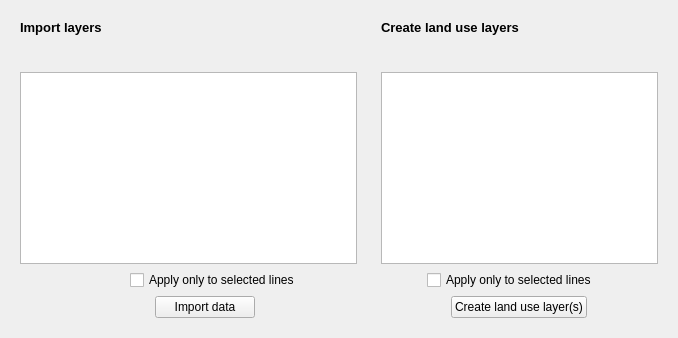
             <widget class="QWidget" name="selectionTab">
              <attribute name="title">
               <string>2 - Data</string>
              </attribute>
              <layout class="QHBoxLayout" name="horizontalLayout_4">
               <item>
                <widget class="QFrame" name="selectionViewFrame">
                 <property name="sizePolicy">
                  <sizepolicy hsizetype="Preferred" vsizetype="Expanding">
                   <horstretch>0</horstretch>
                   <verstretch>0</verstretch>
                  </sizepolicy>
                 </property>
                 <property name="minimumSize">
                  <size>
                   <width>350</width>
                   <height>200</height>
                  </size>
                 </property>
                 <property name="frameShape">
                  <enum>QFrame::NoFrame</enum>
                 </property>
                 <property name="frameShadow">
                  <enum>QFrame::Raised</enum>
                 </property>
                 <layout class="QGridLayout" name="gridLayout_7">
                  <item row="1" column="0" colspan="2">
                   <spacer name="horizontalSpacer_3">
                    <property name="orientation">
                     <enum>Qt::Horizontal</enum>
                    </property>
                    <property name="sizeHint" stdset="0">
                     <size>
                      <width>110</width>
                      <height>20</height>
                     </size>
                    </property>
                   </spacer>
                  </item>
                  <item row="1" column="4" colspan="2">
                   <widget class="QToolButton" name="importRaster">
                    <property name="sizePolicy">
                     <sizepolicy hsizetype="Fixed" vsizetype="Fixed">
                      <horstretch>0</horstretch>
                      <verstretch>0</verstretch>
                     </sizepolicy>
                    </property>
                    <property name="minimumSize">
                     <size>
                      <width>25</width>
                      <height>25</height>
                     </size>
                    </property>
                    <property name="toolTip">
                     <string>Import raster data</string>
                    </property>
                    <property name="text">
                     <string/>
                    </property>
                    <property name="icon">
                     <iconset resource="../../BioDispersal/resources.qrc">
                      <normaloff>:/plugins/BioDispersal/icons/symbologyAdd.svg</normaloff>:/plugins/BioDispersal/icons/symbologyAdd.svg</iconset>
                    </property>
                    <property name="autoRaise">
                     <bool>true</bool>
                    </property>
                   </widget>
                  </item>
                  <item row="3" column="5" colspan="2">
                   <spacer name="horizontalSpacer_24">
                    <property name="orientation">
                     <enum>Qt::Horizontal</enum>
                    </property>
                    <property name="sizeHint" stdset="0">
                     <size>
                      <width>40</width>
                      <height>20</height>
                     </size>
                    </property>
                   </spacer>
                  </item>
                  <item row="1" column="6">
                   <widget class="QToolButton" name="importDelete">
                    <property name="sizePolicy">
                     <sizepolicy hsizetype="Fixed" vsizetype="Fixed">
                      <horstretch>0</horstretch>
                      <verstretch>0</verstretch>
                     </sizepolicy>
                    </property>
                    <property name="toolTip">
                     <string>Delete selected lines</string>
                    </property>
                    <property name="text">
                     <string/>
                    </property>
                    <property name="icon">
                     <iconset resource="../../BioDispersal/resources.qrc">
                      <normaloff>:/plugins/BioDispersal/icons/mActionDeleteSelected.svg</normaloff>:/plugins/BioDispersal/icons/mActionDeleteSelected.svg</iconset>
                    </property>
                    <property name="autoRaise">
                     <bool>true</bool>
                    </property>
                   </widget>
                  </item>
                  <item row="1" column="3">
                   <widget class="QToolButton" name="importVector">
                    <property name="sizePolicy">
                     <sizepolicy hsizetype="Fixed" vsizetype="Fixed">
                      <horstretch>0</horstretch>
                      <verstretch>0</verstretch>
                     </sizepolicy>
                    </property>
                    <property name="minimumSize">
                     <size>
                      <width>25</width>
                      <height>25</height>
                     </size>
                    </property>
                    <property name="toolTip">
                     <string>Import vector data</string>
                    </property>
                    <property name="text">
                     <string/>
                    </property>
                    <property name="icon">
                     <iconset resource="../../BioDispersal/resources.qrc">
                      <normaloff>:/plugins/BioDispersal/icons/symbologyAdd.svg</normaloff>:/plugins/BioDispersal/icons/symbologyAdd.svg</iconset>
                    </property>
                    <property name="autoRaise">
                     <bool>true</bool>
                    </property>
                   </widget>
                  </item>
                  <item row="3" column="0">
                   <spacer name="horizontalSpacer_8">
                    <property name="orientation">
                     <enum>Qt::Horizontal</enum>
                    </property>
                    <property name="sizeHint" stdset="0">
                     <size>
                      <width>87</width>
                      <height>20</height>
                     </size>
                    </property>
                   </spacer>
                  </item>
                  <item row="4" column="0">
                   <spacer name="horizontalSpacer_9">
                    <property name="orientation">
                     <enum>Qt::Horizontal</enum>
                    </property>
                    <property name="sizeHint" stdset="0">
                     <size>
                      <width>87</width>
                      <height>20</height>
                     </size>
                    </property>
                   </spacer>
                  </item>
                  <item row="3" column="1" colspan="4">
                   <widget class="QCheckBox" name="importSelection">
                    <property name="sizePolicy">
                     <sizepolicy hsizetype="Expanding" vsizetype="Fixed">
                      <horstretch>0</horstretch>
                      <verstretch>0</verstretch>
                     </sizepolicy>
                    </property>
                    <property name="minimumSize">
                     <size>
                      <width>181</width>
                      <height>0</height>
                     </size>
                    </property>
                    <property name="text">
                     <string>Apply only to selected lines</string>
                    </property>
                   </widget>
                  </item>
                  <item row="2" column="0" colspan="7">
                   <widget class="QTableView" name="importView">
                    <property name="minimumSize">
                     <size>
                      <width>300</width>
                      <height>100</height>
                     </size>
                    </property>
                    <property name="alternatingRowColors">
                     <bool>true</bool>
                    </property>
                    <property name="selectionBehavior">
                     <enum>QAbstractItemView::SelectRows</enum>
                    </property>
                    <property name="sortingEnabled">
                     <bool>true</bool>
                    </property>
                   </widget>
                  </item>
                  <item row="4" column="2">
                   <widget class="QPushButton" name="importRun">
                    <property name="sizePolicy">
                     <sizepolicy hsizetype="Fixed" vsizetype="Fixed">
                      <horstretch>0</horstretch>
                      <verstretch>0</verstretch>
                     </sizepolicy>
                    </property>
                    <property name="minimumSize">
                     <size>
                      <width>100</width>
                      <height>0</height>
                     </size>
                    </property>
                    <property name="layoutDirection">
                     <enum>Qt::LeftToRight</enum>
                    </property>
                    <property name="text">
                     <string>Import data</string>
                    </property>
                    <property name="icon">
                     <iconset resource="../../BioDispersal/resources.qrc">
                      <normaloff>:/plugins/BioDispersal/icons/play.svg</normaloff>:/plugins/BioDispersal/icons/play.svg</iconset>
                    </property>
                   </widget>
                  </item>
                  <item row="0" column="0" colspan="3">
                   <widget class="QLabel" name="selectionLabel">
                    <property name="sizePolicy">
                     <sizepolicy hsizetype="Expanding" vsizetype="Fixed">
                      <horstretch>0</horstretch>
                      <verstretch>0</verstretch>
                     </sizepolicy>
                    </property>
                    <property name="font">
                     <font>
                      <pointsize>10</pointsize>
                      <weight>75</weight>
                      <bold>true</bold>
                     </font>
                    </property>
                    <property name="text">
                     <string>Import layers</string>
                    </property>
                    <property name="alignment">
                     <set>Qt::AlignLeading|Qt::AlignLeft|Qt::AlignVCenter</set>
                    </property>
                   </widget>
                  </item>
                  <item row="4" column="5" colspan="2">
                   <spacer name="horizontalSpacer_25">
                    <property name="orientation">
                     <enum>Qt::Horizontal</enum>
                    </property>
                    <property name="sizeHint" stdset="0">
                     <size>
                      <width>40</width>
                      <height>20</height>
                     </size>
                    </property>
                   </spacer>
                  </item>
                 </layout>
                </widget>
               </item>
               <item>
                <widget class="QFrame" name="groupFrame">
                 <property name="sizePolicy">
                  <sizepolicy hsizetype="Expanding" vsizetype="Expanding">
                   <horstretch>0</horstretch>
                   <verstretch>0</verstretch>
                  </sizepolicy>
                 </property>
                 <property name="minimumSize">
                  <size>
                   <width>150</width>
                   <height>240</height>
                  </size>
                 </property>
                 <property name="frameShape">
                  <enum>QFrame::NoFrame</enum>
                 </property>
                 <property name="frameShadow">
                  <enum>QFrame::Raised</enum>
                 </property>
                 <layout class="QGridLayout" name="gridLayout_9">
                  <item row="0" column="0" colspan="2">
                   <widget class="QLabel" name="label_111">
                    <property name="sizePolicy">
                     <sizepolicy hsizetype="Fixed" vsizetype="Fixed">
                      <horstretch>0</horstretch>
                      <verstretch>0</verstretch>
                     </sizepolicy>
                    </property>
                    <property name="font">
                     <font>
                      <pointsize>10</pointsize>
                      <weight>75</weight>
                      <bold>true</bold>
                     </font>
                    </property>
                    <property name="text">
                     <string>Create land use layers</string>
                    </property>
                   </widget>
                  </item>
                  <item row="1" column="0">
                   <spacer name="horizontalSpacer">
                    <property name="orientation">
                     <enum>Qt::Horizontal</enum>
                    </property>
                    <property name="sizeHint" stdset="0">
                     <size>
                      <width>40</width>
                      <height>20</height>
                     </size>
                    </property>
                   </spacer>
                  </item>
                  <item row="4" column="0" colspan="4">
                   <widget class="QFrame" name="frame_24">
                    <property name="sizePolicy">
                     <sizepolicy hsizetype="Expanding" vsizetype="Fixed">
                      <horstretch>0</horstretch>
                      <verstretch>0</verstretch>
                     </sizepolicy>
                    </property>
                    <property name="minimumSize">
                     <size>
                      <width>0</width>
                      <height>0</height>
                     </size>
                    </property>
                    <property name="maximumSize">
                     <size>
                      <width>16777215</width>
                      <height>16777215</height>
                     </size>
                    </property>
                    <property name="frameShape">
                     <enum>QFrame::NoFrame</enum>
                    </property>
                    <property name="frameShadow">
                     <enum>QFrame::Raised</enum>
                    </property>
                    <layout class="QHBoxLayout" name="horizontalLayout_14">
                     <property name="spacing">
                      <number>200</number>
                     </property>
                     <property name="leftMargin">
                      <number>0</number>
                     </property>
                     <property name="topMargin">
                      <number>0</number>
                     </property>
                     <property name="rightMargin">
                      <number>0</number>
                     </property>
                     <property name="bottomMargin">
                      <number>0</number>
                     </property>
                     <item>
                      <widget class="QPushButton" name="landuseRun">
                       <property name="sizePolicy">
                        <sizepolicy hsizetype="Fixed" vsizetype="Fixed">
                         <horstretch>0</horstretch>
                         <verstretch>0</verstretch>
                        </sizepolicy>
                       </property>
                       <property name="layoutDirection">
                        <enum>Qt::LeftToRight</enum>
                       </property>
                       <property name="text">
                        <string>Create land use layer(s)</string>
                       </property>
                       <property name="icon">
                        <iconset resource="../../BioDispersal/resources.qrc">
                         <normaloff>:/plugins/BioDispersal/icons/play.svg</normaloff>:/plugins/BioDispersal/icons/play.svg</iconset>
                       </property>
                      </widget>
                     </item>
                    </layout>
                   </widget>
                  </item>
                  <item row="2" column="0" colspan="4">
                   <widget class="QTableView" name="landuseView">
                    <property name="minimumSize">
                     <size>
                      <width>100</width>
                      <height>150</height>
                     </size>
                    </property>
                    <property name="sortingEnabled">
                     <bool>true</bool>
                    </property>
                   </widget>
                  </item>
                  <item row="3" column="1">
                   <widget class="QCheckBox" name="landuseSelection">
                    <property name="sizePolicy">
                     <sizepolicy hsizetype="Expanding" vsizetype="Fixed">
                      <horstretch>0</horstretch>
                      <verstretch>0</verstretch>
                     </sizepolicy>
                    </property>
                    <property name="text">
                     <string>Apply only to selected lines</string>
                    </property>
                   </widget>
                  </item>
                  <item row="1" column="3">
                   <widget class="QToolButton" name="landuseRemove">
                    <property name="sizePolicy">
                     <sizepolicy hsizetype="Fixed" vsizetype="Fixed">
                      <horstretch>0</horstretch>
                      <verstretch>0</verstretch>
                     </sizepolicy>
                    </property>
                    <property name="minimumSize">
                     <size>
                      <width>10</width>
                      <height>10</height>
                     </size>
                    </property>
                    <property name="toolTip">
                     <string>Delete selected groups</string>
                    </property>
                    <property name="text">
                     <string/>
                    </property>
                    <property name="icon">
                     <iconset resource="../../BioDispersal/resources.qrc">
                      <normaloff>:/plugins/BioDispersal/icons/mActionDeleteSelected.svg</normaloff>:/plugins/BioDispersal/icons/mActionDeleteSelected.svg</iconset>
                    </property>
                    <property name="autoRaise">
                     <bool>true</bool>
                    </property>
                   </widget>
                  </item>
                  <item row="1" column="2">
                   <widget class="QToolButton" name="landuseNew">
                    <property name="sizePolicy">
                     <sizepolicy hsizetype="Fixed" vsizetype="Fixed">
                      <horstretch>0</horstretch>
                      <verstretch>0</verstretch>
                     </sizepolicy>
                    </property>
                    <property name="minimumSize">
                     <size>
                      <width>25</width>
                      <height>25</height>
                     </size>
                    </property>
                    <property name="toolTip">
                     <string>Add land use layer</string>
                    </property>
                    <property name="text">
                     <string/>
                    </property>
                    <property name="icon">
                     <iconset resource="../../BioDispersal/resources.qrc">
                      <normaloff>:/plugins/BioDispersal/icons/symbologyAdd.svg</normaloff>:/plugins/BioDispersal/icons/symbologyAdd.svg</iconset>
                    </property>
                    <property name="autoRaise">
                     <bool>true</bool>
                    </property>
                   </widget>
                  </item>
                 </layout>
                </widget>
               </item>
              </layout>
             </widget>
